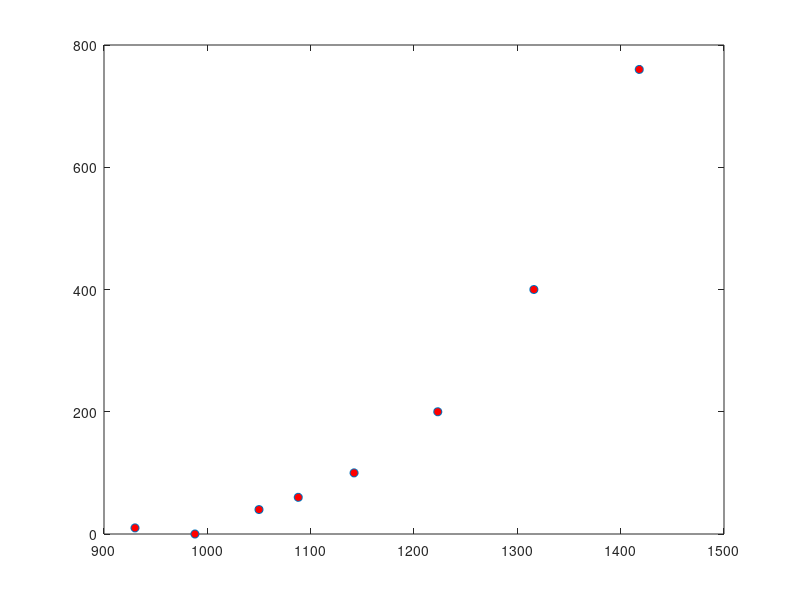

This chart was generated by the following MATLAB code: (Note: this script raises an error after producing the figure.)
%definimos los vectores con informacion
t=[930,988,1050,1088,1142,1223,1316,1418];
v=[10,0,40,60,100,200,400,760];
figure (1)
plot(t,v,'o','markerfacecolor','r');
hold on
syms T
	 
L(1)=((T-t(2))*(T-t(3))*(T-t(4))*(T-t(5)))/((t(1)-t(2))*(t(1)-t(3))*(t(1)-t(4))*(t(1)-t(5)));
L(2)=((T-t(2))*(T-t(3))*(T-t(4))*(T-t(5)))/((t(2)-t(1))*(t(2)-t(3))*(t(2)-t(4))*(t(2)-t(5)));
L(3)=((T-t(2))*(T-t(3))*(T-t(4))*(T-t(5)))/((t(3)-t(1))*(t(3)-t(2))*(t(3)-t(4))*(t(3)-t(5)));
L(4)=((T-t(2))*(T-t(3))*(T-t(4))*(T-t(5)))/((t(4)-t(1))*(t(4)-t(2))*(t(4)-t(3))*(t(4)-t(5)));
L(5)=((T-t(2))*(T-t(3))*(T-t(4))*(T-t(5)))/((t(5)-t(1))*(t(5)-t(2))*(t(5)-t(3))*(t(5)-t(4)));

P=v(1)*L(1)+v(2)*L(2)+v(3)*L(3)+v(4)*L(4)+v(5)*L(5)
fplot(P)
subs(P, T, 1300)
